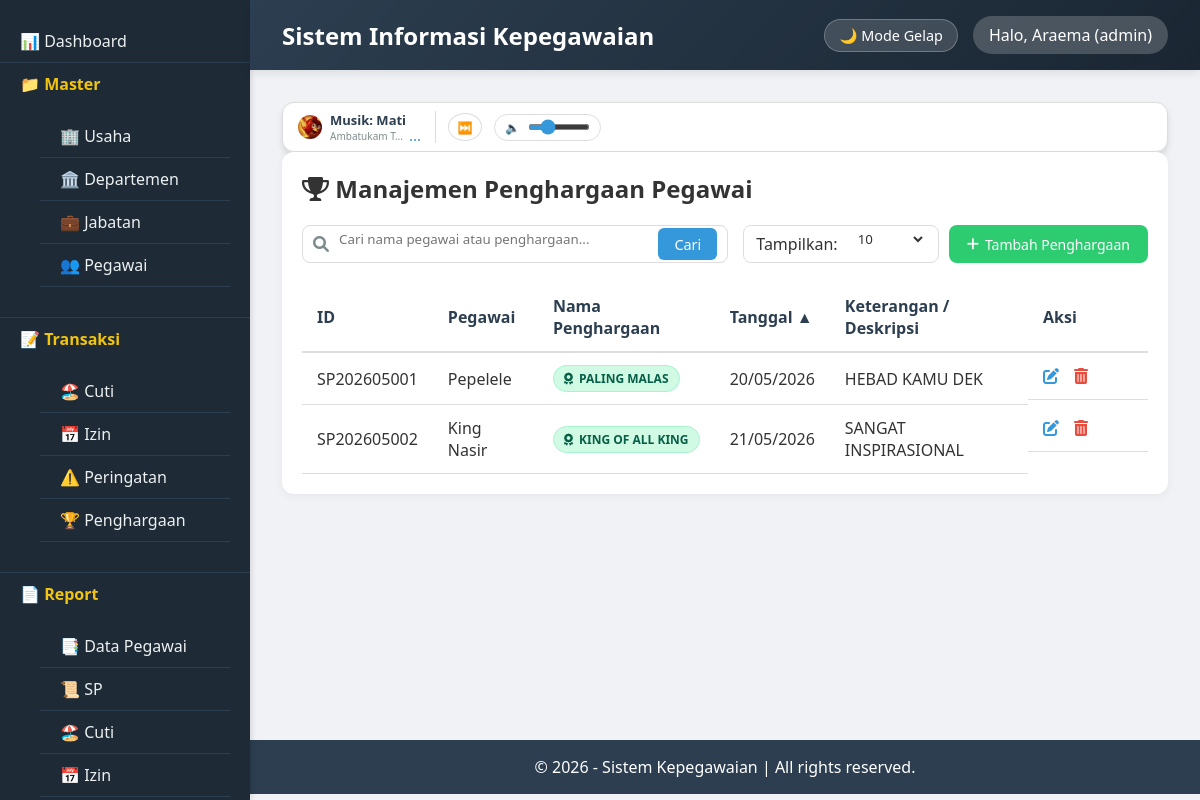
Page /index.php?page=penghargaan (signed in) on the committed database.
### tables this page shows
CREATE TABLE `tbl_penghargaan` (
  `id_penghargaan` varchar(15) NOT NULL,
  `id_pegawai` varchar(15) DEFAULT NULL,
  `tgl_penghargaan` date DEFAULT NULL,
  `nama_penghargaan` varchar(100) DEFAULT NULL,
  `keterangan` text DEFAULT NULL,
  `created_at` timestamp NOT NULL DEFAULT current_timestamp()
);

CREATE TABLE `tbl_pegawai` (
  `id_pegawai` varchar(15) NOT NULL,
  `id_departemen` varchar(10) DEFAULT NULL,
  `id_jabatan` varchar(10) DEFAULT NULL,
  `nama` varchar(100) NOT NULL,
  `alamat` text DEFAULT NULL,
  `telepon` varchar(20) DEFAULT NULL,
  `email` varchar(100) DEFAULT NULL,
  `gaji` decimal(12,2) DEFAULT NULL,
  `status_pernikahan` enum('Menikah','Belum','Berpisah') DEFAULT NULL,
  `jenis_kelamin` enum('Laki-Laki','Perempuan') DEFAULT NULL,
  `status_kerja` enum('Tetap','Kontrak','Pensiun','Keluar') DEFAULT NULL,
  `jumlah_cuti` int(11) DEFAULT 0,
  `jenjang_pendidikan` enum('SD','SMP','SMA','SMK','D1','D2','D3','D4','S1','S2','S3') DEFAULT NULL,
  `tgl_mulai_kerja` date DEFAULT NULL,
  `foto` varchar(255) DEFAULT NULL,
  `created_at` timestamp NOT NULL DEFAULT current_timestamp()
);

### classes/Database.php (called while the page is built)
<?php
class Database {
    private static $instance = null;
    private $conn;
    private function __construct() {
        try {
            $this->conn = new PDO("mysql:host=".DB_HOST.";dbname=".DB_NAME, DB_USER, DB_PASS);
            $this->conn->setAttribute(PDO::ATTR_ERRMODE, PDO::ERRMODE_EXCEPTION);
        } catch(PDOException $e) {
            die("Koneksi gagal: " . $e->getMessage());
        }
    }
    public static function getInstance() {
        if (self::$instance == null) self::$instance = new Database();
        return self::$instance;
    }
    public function getConnection() {
        return $this->conn;
    }
}
?>

### classes/Penghargaan.php (called while the page is built, shortened)
<?php
class Penghargaan {
    private $db;
    public function __construct() {
        $this->db = Database::getInstance()->getConnection();
    }
    public function getData($search = '', $orderBy = 'p.tgl_penghargaan', $orderDir = 'DESC', $limit = 10, $offset = 0) {
        $allowedColumns = ['p.id_penghargaan', 'peg.nama', 'p.tgl_penghargaan', 'p.nama_penghargaan', 'p.created_at'];
        $orderDir = strtoupper($orderDir) === 'DESC' ? 'DESC' : 'ASC';
        $sql = "SELECT p.*, peg.nama as pegawai_nama
                FROM tbl_penghargaan p
                JOIN tbl_pegawai peg ON p.id_pegawai = peg.id_pegawai
                WHERE peg.nama LIKE :search OR p.nama_penghargaan LIKE :search OR p.keterangan LIKE :search
                ORDER BY $orderBy $orderDir
                LIMIT :limit OFFSET :offset";
        $stmt = $this->db->prepare($sql);
        $searchTerm = "%$search%";
        $stmt->bindParam(':search', $searchTerm);
        $stmt->bindParam(':limit', $limit, PDO::PARAM_INT);
        $stmt->bindParam(':offset', $offset, PDO::PARAM_INT);
        $stmt->execute();
        return $stmt->fetchAll(PDO::FETCH_ASSOC);
    }
}
?>

### views/penghargaan/index.php (the view, shortened to what this page needs)
<?php
$search = isset($_GET['search']) ? trim($_GET['search']) : '';
$sort = isset($_GET['sort']) ? $_GET['sort'] : 'p.tgl_penghargaan';
$order = isset($_GET['order']) && $_GET['order'] == 'desc' ? 'desc' : 'asc';
$limit = isset($_GET['limit']) ? $_GET['limit'] : 10;
$page = isset($_GET['page_num']) ? max(1, (int)$_GET['page_num']) : 1;
if ($limit === 'all') {
    $limitValue = 999999;
    $offset = 0;
} else {
    $limitValue = (int)$limit;
    $offset = ($page - 1) * $limitValue;
}
$penghargaan = new Penghargaan();
$data = $penghargaan->getData($search, $sort, $order, $limitValue, $offset);
include __DIR__ . '/../layouts/header.php';
?>
<link rel="stylesheet" href="https://cdnjs.cloudflare.com/ajax/libs/font-awesome/6.0.0-beta3/css/all.min.css">
<div class="card">
    <h2><i class="fas fa-trophy"></i> Manajemen Penghargaan Pegawai</h2>
    <div class="toolbar">
        <form method="get" class="search-form">
            <div class="search-box">
                <i class="fas fa-search"></i>
                <input type="text" name="search" placeholder="Cari nama pegawai atau penghargaan..." value="<?= htmlspecialchars($search) ?>">
                <button type="submit">Cari</button>
            </div>
        </form>
        <div class="filter-add">
            <div class="filter-form">
                <span>Tampilkan:</span>
                <select name="limit" onchange="this.form.submit()" form="filterForm">
                    <option value="10" <?= $limit == 10 ? 'selected' : '' ?>>10</option>
                </select>
            </div>
            <a href="?page=penghargaan&action=tambah" class="btn-add"><i class="fas fa-plus"></i> Tambah Penghargaan</a>
        </div>
    </div>
    <div class="table-responsive">
        <table class="table">
            <thead>
                <tr>
                    <th><a href="?page=penghargaan&search=<?= urlencode($search) ?>&sort=p.id_penghargaan&order=<?= $sort == 'p.id_penghargaan' && $order == 'asc' ? 'desc' : 'asc' ?>&limit=<?= $limit ?>&page_num=<?= $page ?>">ID <?= $sort == 'p.id_penghargaan' ? ($order == 'asc' ? '▲' : '▼') : '' ?></a></th>
                    <th><a href="?page=penghargaan&search=<?= urlencode($search) ?>&sort=e.nama&order=<?= $sort == 'e.nama' && $order == 'asc' ? 'desc' : 'asc' ?>&limit=<?= $limit ?>&page_num=<?= $page ?>">Pegawai <?= $sort == 'e.nama' ? ($order == 'asc' ? '▲' : '▼') : '' ?></a></th>
                    <th><a href="?page=penghargaan&search=<?= urlencode($search) ?>&sort=p.nama_penghargaan&order=<?= $sort == 'p.nama_penghargaan' && $order == 'asc' ? 'desc' : 'asc' ?>&limit=<?= $limit ?>&page_num=<?= $page ?>">Nama Penghargaan <?= $sort == 'p.nama_penghargaan' ? ($order == 'asc' ? '▲' : '▼') : '' ?></a></th>
                    <th><a href="?page=penghargaan&search=<?= urlencode($search) ?>&sort=p.tgl_penghargaan&order=<?= $sort == 'p.tgl_penghargaan' && $order == 'asc' ? 'desc' : 'asc' ?>&limit=<?= $limit ?>&page_num=<?= $page ?>">Tanggal <?= $sort == 'p.tgl_penghargaan' ? ($order == 'asc' ? '▲' : '▼') : '' ?></a></th>
                    <th>Keterangan / Deskripsi</th>
                    <th width="120">Aksi</th>
                </tr>
            </thead>
            <tbody>
                <?php if (count($data) > 0): ?>
                    <?php foreach ($data as $row): ?>
                    <tr>
                        <td><?= $row['id_penghargaan'] ?></td>
                        <td><?= htmlspecialchars($row['pegawai_nama']) ?></td>
                        <td>
                            <span class="badge badge-success"><i class="fas fa-award"></i> <?= htmlspecialchars($row['nama_penghargaan']) ?></span>
                        </td>
                        <td><?= date('d/m/Y', strtotime($row['tgl_penghargaan']??'')) ?></td>
                        <td><?= htmlspecialchars($row['keterangan'] ?? '') ?></td>
                        <td class="actions">
                            <a href="?page=penghargaan&edit=<?= $row['id_penghargaan'] ?>&search=<?= urlencode($search) ?>&sort=<?= $sort ?>&order=<?= $order ?>&limit=<?= $limit ?>&page_num=<?= $page ?>" class="btn-edit-action" title="Edit"><i class="fas fa-edit" style="color:#3498db;"></i></a>
                            <a href="#" class="btn-delete" data-id="<?= $row['id_penghargaan'] ?>" title="Hapus"><i class="fas fa-trash-alt" style="color:#e74c3c;"></i></a>
                        </td>
                    </tr>
                    <?php endforeach; ?>
                <?php else: ?>
                    <tr><td colspan="6" class="text-center">Tidak ada data penghargaan</td></tr>
                <?php endif; ?>
            </tbody>
        </table>
    </div>
</div>
<?php include __DIR__ . '/../layouts/footer.php'; ?>

### assets/css/style.css (style rules this page uses)
:root { --bg-body: #f0f2f5; --bg-card: #ffffff; --text-main: #2c3e50; --text-body: #333333; --text-muted: #7f8c8d; --border-color: #dddddd; --table-hover: #f5f5f5; --input-bg: #ffffff; --input-border: #dddddd; --header-bg: linear-gradient(135deg, #2c3e50, #1a2632); --sidebar-bg: #1e2a36; }
* { margin: 0; padding: 0; box-sizing: border-box; font-family: 'Segoe UI', Tahoma, Geneva, Verdana, sans-serif; }
body { background: var(--bg-body); color: var(--text-body); transition: background 0.3s, color 0.3s; }
.card { background: var(--bg-card); color: var(--text-body); border-radius: 10px; padding: 1.5rem; margin-bottom: 1.5rem; box-shadow: 0 2px 4px rgba(0,0,0,0.1); transition: background 0.3s, color 0.3s; }
table { width: 100%; border-collapse: collapse; }
th, td { padding: 12px 15px; text-align: left; border-bottom: 1px solid var(--border-color); }
th { background: #2c3e50; color: white; }
td { color: var(--text-body); }
.btn, button { display: inline-block; padding: 8px 16px; border-radius: 4px; border: none; cursor: pointer; font-size: 0.9rem; }
input, select, textarea { width: 100%; padding: 10px; margin: 5px 0 15px; background: var(--input-bg); color: var(--text-body); border: 1px solid var(--input-border); border-radius: 5px; }

### views/penghargaan/index.php (style rules this page uses)
.badge { display: inline-block; padding: 4px 10px; border-radius: 20px; font-size: 12px; font-weight: 600; }
.badge-success { background: #d1fae5; color: #065f46; border: 1px solid #a7f3d0; }
.badge-success i { margin-right: 3px; }
.btn-edit-action { background: none; border: none; cursor: pointer; font-size: 16px; text-decoration: none; }
.card { background: var(--bg-card); color: var(--text-body); border-radius: 12px; padding: 20px; box-shadow: 0 2px 10px rgba(0,0,0,0.05); }
.toolbar { display: flex; justify-content: space-between; flex-wrap: wrap; gap: 15px; margin: 20px 0; }
.search-form { flex: 2; min-width: 250px; }
.search-box { display: flex; align-items: center; background: var(--input-bg); border-radius: 8px; padding: 0 10px; border: 1px solid var(--input-border); height: 38px; }
.search-box i { color: var(--text-muted); }
.search-box input { flex: 1; border: none; background: transparent; padding: 0 10px; height: 36px; outline: none; color: var(--text-body); }
.search-box button { background: #3498db; border: none; color: white; padding: 0 16px; border-radius: 6px; height: 32px; cursor: pointer; }
.filter-add { display: flex; gap: 10px; align-items: center; }
.filter-form { display: flex; align-items: center; gap: 8px; background: var(--input-bg); color: var(--text-body); padding: 0 12px; border-radius: 8px; height: 38px; border: 1px solid var(--input-border); }
.filter-form select { border: none; background: transparent; padding: 0 8px; height: 36px; cursor: pointer; color: var(--text-body); outline: none; }
.filter-form select option { background: var(--bg-card); color: var(--text-body); }
.btn-add { background: #2ecc71; border: none; color: white; padding: 0 18px; border-radius: 8px; cursor: pointer; height: 38px; display: inline-flex; align-items: center; gap: 6px; text-decoration: none; font-size: 14px; font-weight: 500; }
.table-responsive { overflow-x: auto; }
.table { width: 100%; border-collapse: collapse; }
.table th, .table td { padding: 12px 15px; text-align: left; border-bottom: 1px solid var(--border-color); color: var(--text-body); }
.table th { background: var(--bg-card); color: var(--text-main); font-weight: 600; border-bottom: 2px solid var(--border-color); }
.table th a { color: var(--text-main); text-decoration: none; }
.actions { display: flex; gap: 15px; align-items: center; }

### rows in the picture
tbl_penghargaan: id_penghargaan "SP202605001", id_pegawai.nama "Pepelele", nama_penghargaan "PALING MALAS", tgl_penghargaan "20/05/2026", keterangan "HEBAD KAMU DEK"
tbl_penghargaan: id_penghargaan "SP202605002", id_pegawai.nama "King Nasir", nama_penghargaan "KING OF ALL KING", tgl_penghargaan "21/05/2026", keterangan "SANGAT INSPIRASIONAL"

### other values in the picture
Session::get('nama') "Araema"
Session::get('role') "admin"
